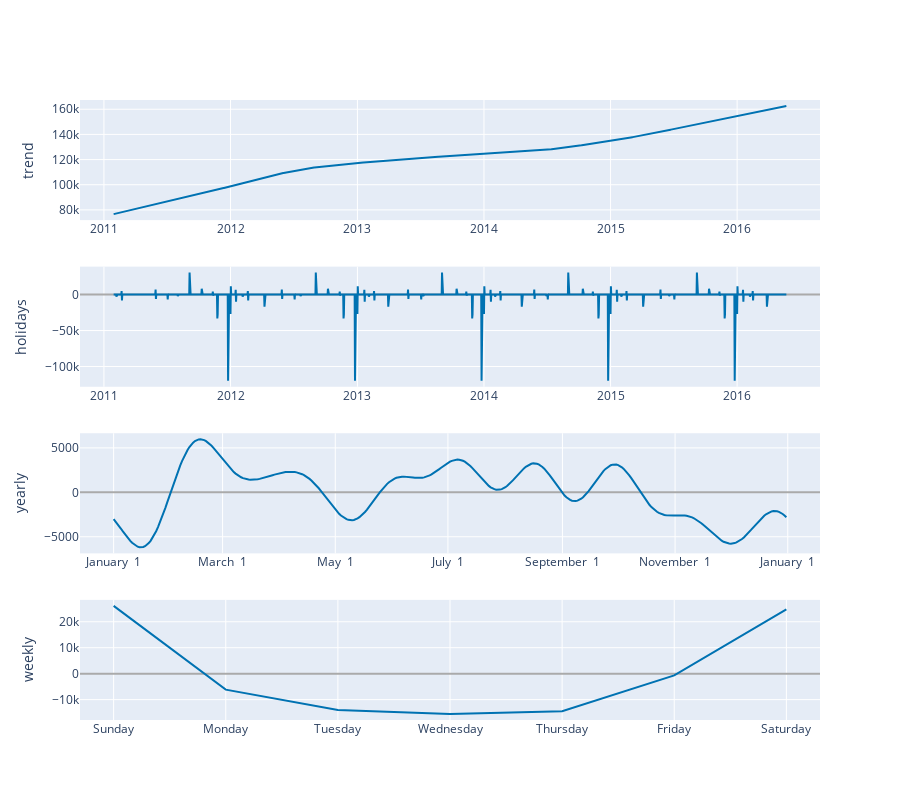

This figure's notebook cell:
### Markdown cell above
Let's see the trends that Prophet extracted from the data we have introduced.

### Code cell
# evaluating trends
plot_components_plotly(model, forecast)

### Figure 1 — Plotly figure (JSON) as saved in the notebook; plotly's stock layout.template omitted (floating-point values rounded to 4 significant figures; data arrays with more than 128 entries replaced by an {"elided": "..."} marker saying what was removed)
{"data": [{"line": {"color": "#0072B2", "width": 2}, "mode": "lines", "name": "trend", "type": "scatter", "x": {"elided": "1941 str values"}, "xaxis": "x", "y": {"elided": "1941 float values"}, "yaxis": "y"}, {"line": {"color": "rgba(0, 114, 178, 0.2)", "width": 0}, "mode": "lines", "name": "trend_upper", "type": "scatter", "x": {"elided": "1941 str values"}, "xaxis": "x", "y": {"elided": "1941 float values"}, "yaxis": "y"}, {"fill": "tonexty", "fillcolor": "rgba(0, 114, 178, 0.2)", "line": {"color": "rgba(0, 114, 178, 0.2)", "width": 0}, "mode": "lines", "name": "trend_lower", "type": "scatter", "x": {"elided": "1941 str values"}, "xaxis": "x", "y": {"elided": "1941 float values"}, "yaxis": "y"}, {"line": {"color": "#0072B2", "width": 2}, "mode": "lines", "name": "holidays", "text": {"elided": "1941 str values"}, "type": "scatter", "x": {"elided": "1941 str values"}, "xaxis": "x2", "y": {"elided": "1941 float values"}, "yaxis": "y2"}, {"line": {"color": "#0072B2", "width": 2}, "mode": "lines", "name": "yearly", "type": "scatter", "x": {"elided": "365 str values"}, "xaxis": "x3", "y": {"elided": "365 float values"}, "yaxis": "y3"}, {"line": {"color": "#0072B2", "width": 2}, "mode": "lines", "name": "weekly", "type": "scatter", "x": ["2017-01-01T00:00:00", "2017-01-02T00:00:00", "2017-01-03T00:00:00", "2017-01-04T00:00:00", "2017-01-05T00:00:00", "2017-01-06T00:00:00", "2017-01-07T00:00:00"], "xaxis": "x4", "y": [26130.0, -6154.0, -14020.0, -15550.0, -14510.0, -691.3, 24800.0], "yaxis": "y4"}], "layout": {"height": 800, "showlegend": false, "width": 900, "xaxis": {"anchor": "y", "domain": [0, 1], "range": ["2010-10-24T00:00:00", "2016-08-27T00:00:00"], "type": "date"}, "xaxis2": {"anchor": "y2", "domain": [0, 1], "range": ["2010-10-24T00:00:00", "2016-08-27T00:00:00"], "type": "date"}, "xaxis3": {"anchor": "y3", "domain": [0, 1], "range": ["2016-12-13T18:54:02.958904115", "2018-01-18T11:04:57.863013581"], "tickformat": "%B %e", "type": "date"}, "xaxis4": {"anchor": "y4", "domain": [0, 1], "range": ["2016-12-31T16:48:00", "2017-01-07T07:12:00"], "tickformat": "%A", "type": "date"}, "yaxis": {"anchor": "x", "domain": [0.8063, 1], "rangemode": "normal", "title": {"text": "trend"}, "zerolinecolor": "#AAA"}, "yaxis2": {"anchor": "x2", "domain": [0.5375, 0.7312], "rangemode": "tozero", "title": {"text": "holidays"}, "zerolinecolor": "#AAA"}, "yaxis3": {"anchor": "x3", "domain": [0.2687, 0.4625], "title": {"text": "yearly"}, "zerolinecolor": "#AAA"}, "yaxis4": {"anchor": "x4", "domain": [0, 0.1938], "title": {"text": "weekly"}, "zerolinecolor": "#AAA"}}}
